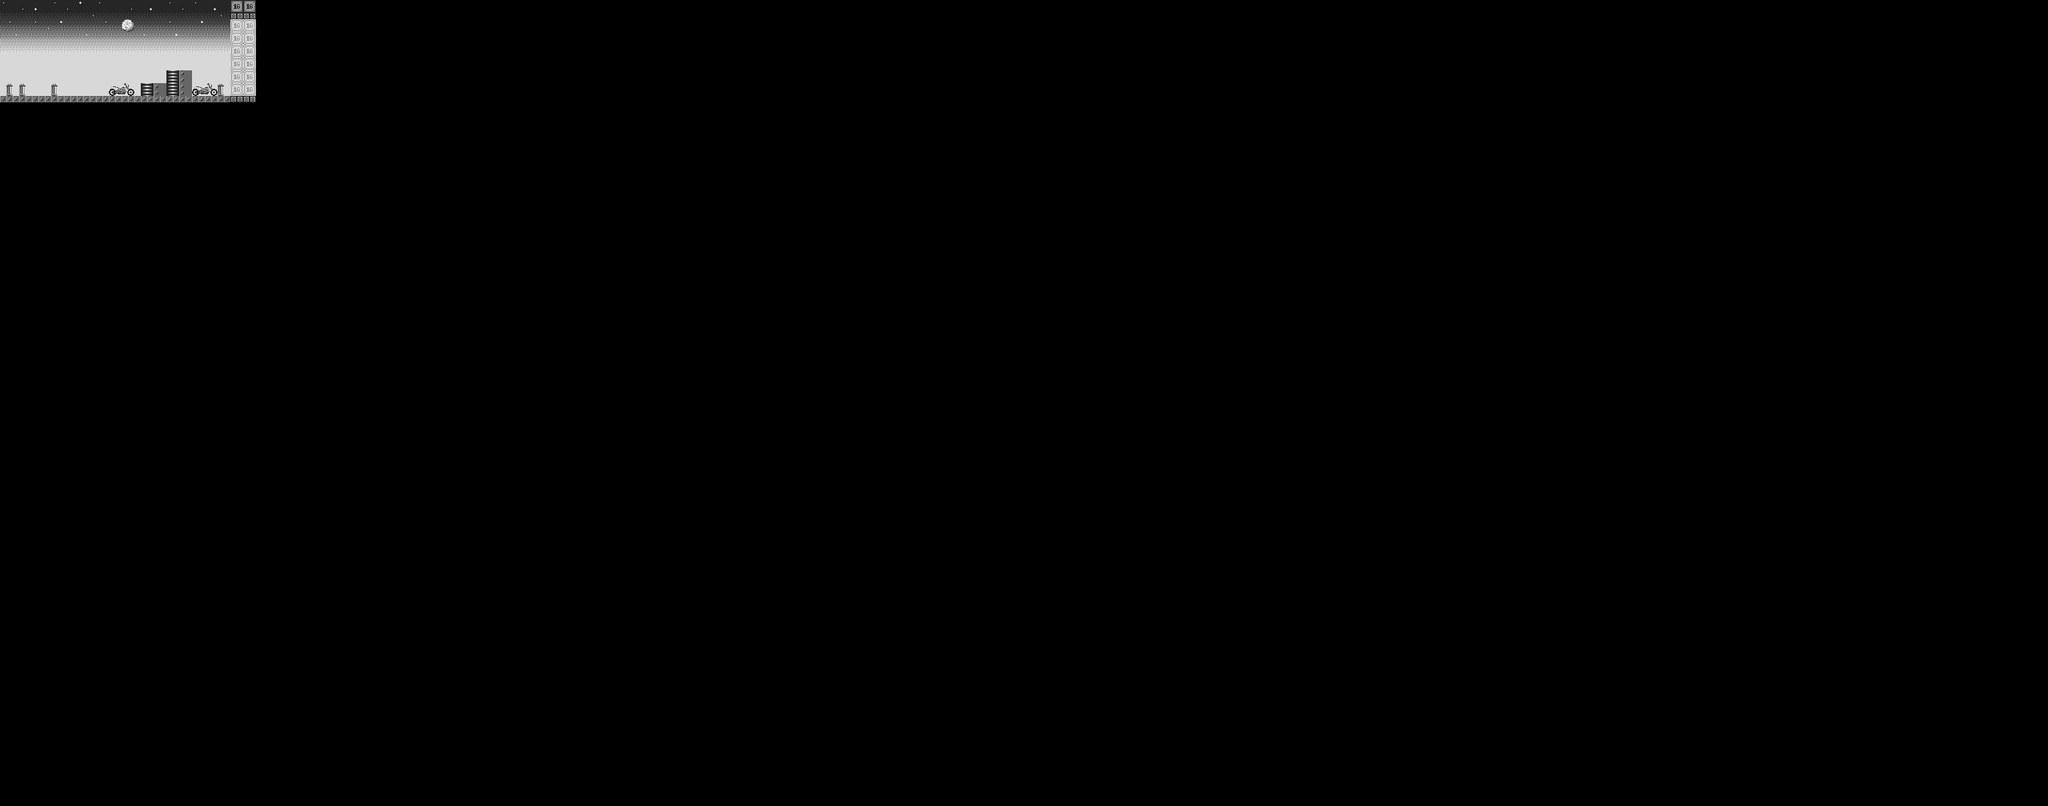

Below is a game level as drawn by its tile map, then a one-line description and the .tmx that defines it (tile-layer data replaced by summaries):
An orthogonal 320x126 tile map with 8x8 px tiles, 4 tile layers (FarBackgroundTiles, NearBackgroundTiles, CollisionTiles, ForegroundTiles) and 3 objects (3x ground).

<map version="1.2" tiledversion="1.3.4" orientation="orthogonal" renderorder="right-down" compressionlevel="0" width="320" height="126" tilewidth="8" tileheight="8" infinite="0" nextlayerid="7" nextobjectid="5">
 <editorsettings>
  <export target="../../js/maps/testMap.js" format="js" />
 </editorsettings>
 <tileset firstgid="1" source="spritesheet_master.tsx" />
 <imagelayer id="2" name="Skybox" />
 <layer id="3" name="FarBackgroundTiles" width="320" height="126">
  <data>[40320 cells, 548 non-empty, 12 distinct tile ids]</data>
 </layer>
 <layer id="6" name="NearBackgroundTiles" width="320" height="126">
  <data>[40320 cells, 54 non-empty, 16 distinct tile ids]</data>
 </layer>
 <layer id="1" name="CollisionTiles" width="320" height="126">
  <data>[40320 cells, 116 non-empty, 12 distinct tile ids]</data>
 </layer>
 <objectgroup id="4" name="EnvironmentColliders">
  <object id="1" name="ground1" type="ground" x="0" y="120">
   <polygon points="0,0 319.927,-0.03125 319.958,7.9375 0.0312459,7.96875" />
  </object>
  <object id="3" name="ground2" type="ground" x="176" y="104">
   <polygon points="0,0 31.9375,-0.0625 32,15.8125 0,15.9375" />
  </object>
  <object id="4" name="ground3" type="ground" x="208" y="88">
   <polygon points="0,0 32,0 32,31.875 0,32" />
  </object>
 </objectgroup>
 <layer id="5" name="ForegroundTiles" width="320" height="126">
  <data>[40320 cells, 0 non-empty, 0 distinct tile ids]</data>
 </layer>
</map>
